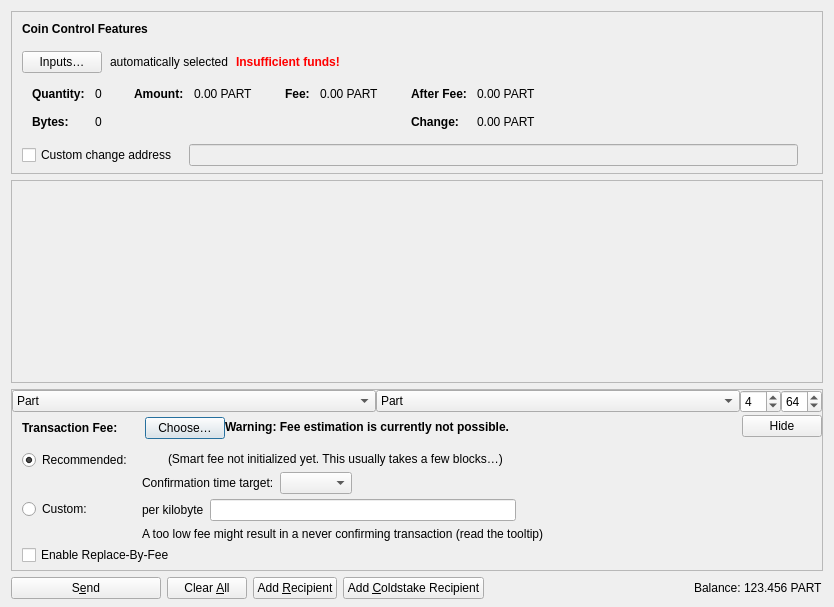
<?xml version="1.0" encoding="UTF-8"?>
<ui version="4.0">
 <class>SendCoinsDialog</class>
 <widget class="QDialog" name="SendCoinsDialog">
  <property name="geometry">
   <rect>
    <x>0</x>
    <y>0</y>
    <width>830</width>
    <height>607</height>
   </rect>
  </property>
  <property name="windowTitle">
   <string>Send Coins</string>
  </property>
  <layout class="QVBoxLayout" name="verticalLayout" stretch="0,1,0,0">
   <property name="bottomMargin">
    <number>8</number>
   </property>
   <item>
    <widget class="QFrame" name="frameCoinControl">
     <property name="sizePolicy">
      <sizepolicy hsizetype="Expanding" vsizetype="Expanding">
       <horstretch>0</horstretch>
       <verstretch>0</verstretch>
      </sizepolicy>
     </property>
     <property name="maximumSize">
      <size>
       <width>16777215</width>
       <height>16777215</height>
      </size>
     </property>
     <property name="frameShape">
      <enum>QFrame::StyledPanel</enum>
     </property>
     <property name="frameShadow">
      <enum>QFrame::Sunken</enum>
     </property>
     <layout class="QVBoxLayout" name="verticalLayoutCoinControl2">
      <property name="spacing">
       <number>0</number>
      </property>
      <property name="leftMargin">
       <number>0</number>
      </property>
      <property name="topMargin">
       <number>0</number>
      </property>
      <property name="rightMargin">
       <number>0</number>
      </property>
      <property name="bottomMargin">
       <number>6</number>
      </property>
      <item>
       <layout class="QVBoxLayout" name="verticalLayoutCoinControl" stretch="0,0,0,0,1">
        <property name="spacing">
         <number>0</number>
        </property>
        <property name="leftMargin">
         <number>10</number>
        </property>
        <property name="topMargin">
         <number>10</number>
        </property>
        <item>
         <layout class="QHBoxLayout" name="horizontalLayoutCoinControl1">
          <property name="bottomMargin">
           <number>15</number>
          </property>
          <item>
           <widget class="QLabel" name="labelCoinControlFeatures">
            <property name="sizePolicy">
             <sizepolicy hsizetype="Preferred" vsizetype="Maximum">
              <horstretch>0</horstretch>
              <verstretch>0</verstretch>
             </sizepolicy>
            </property>
            <property name="font">
             <font>
              <weight>75</weight>
              <bold>true</bold>
             </font>
            </property>
            <property name="styleSheet">
             <string notr="true">font-weight:bold;</string>
            </property>
            <property name="text">
             <string>Coin Control Features</string>
            </property>
           </widget>
          </item>
         </layout>
        </item>
        <item>
         <layout class="QHBoxLayout" name="horizontalLayoutCoinControl2" stretch="0,0,0,0">
          <property name="spacing">
           <number>8</number>
          </property>
          <property name="bottomMargin">
           <number>10</number>
          </property>
          <item>
           <widget class="QPushButton" name="pushButtonCoinControl">
            <property name="styleSheet">
             <string notr="true"/>
            </property>
            <property name="text">
             <string>Inputs…</string>
            </property>
            <property name="autoDefault">
             <bool>false</bool>
            </property>
           </widget>
          </item>
          <item>
           <widget class="QLabel" name="labelCoinControlAutomaticallySelected">
            <property name="text">
             <string>automatically selected</string>
            </property>
            <property name="margin">
             <number>5</number>
            </property>
           </widget>
          </item>
          <item>
           <widget class="QLabel" name="labelCoinControlInsuffFunds">
            <property name="font">
             <font>
              <weight>75</weight>
              <bold>true</bold>
             </font>
            </property>
            <property name="styleSheet">
             <string notr="true">color:red;font-weight:bold;</string>
            </property>
            <property name="text">
             <string>Insufficient funds!</string>
            </property>
            <property name="margin">
             <number>5</number>
            </property>
           </widget>
          </item>
          <item>
           <spacer name="horizontalSpacerCoinControl">
            <property name="orientation">
             <enum>Qt::Horizontal</enum>
            </property>
            <property name="sizeHint" stdset="0">
             <size>
              <width>40</width>
              <height>1</height>
             </size>
            </property>
           </spacer>
          </item>
         </layout>
        </item>
        <item>
         <widget class="QWidget" name="widgetCoinControl" native="true">
          <property name="sizePolicy">
           <sizepolicy hsizetype="Preferred" vsizetype="Preferred">
            <horstretch>0</horstretch>
            <verstretch>0</verstretch>
           </sizepolicy>
          </property>
          <property name="minimumSize">
           <size>
            <width>0</width>
            <height>0</height>
           </size>
          </property>
          <property name="styleSheet">
           <string notr="true"/>
          </property>
          <layout class="QHBoxLayout" name="horizontalLayoutCoinControl5">
           <property name="leftMargin">
            <number>0</number>
           </property>
           <property name="topMargin">
            <number>0</number>
           </property>
           <property name="rightMargin">
            <number>0</number>
           </property>
           <property name="bottomMargin">
            <number>0</number>
           </property>
           <item>
            <layout class="QHBoxLayout" name="horizontalLayoutCoinControl3" stretch="0,0,0,1">
             <property name="spacing">
              <number>20</number>
             </property>
             <property name="topMargin">
              <number>0</number>
             </property>
             <property name="bottomMargin">
              <number>10</number>
             </property>
             <item>
              <layout class="QFormLayout" name="formLayoutCoinControl1">
               <property name="labelAlignment">
                <set>Qt::AlignLeft|Qt::AlignVCenter</set>
               </property>
               <property name="horizontalSpacing">
                <number>10</number>
               </property>
               <property name="verticalSpacing">
                <number>14</number>
               </property>
               <property name="leftMargin">
                <number>10</number>
               </property>
               <property name="topMargin">
                <number>4</number>
               </property>
               <property name="rightMargin">
                <number>6</number>
               </property>
               <item row="0" column="0">
                <widget class="QLabel" name="labelCoinControlQuantityText">
                 <property name="font">
                  <font>
                   <weight>75</weight>
                   <bold>true</bold>
                  </font>
                 </property>
                 <property name="text">
                  <string>Quantity:</string>
                 </property>
                 <property name="margin">
                  <number>0</number>
                 </property>
                </widget>
               </item>
               <item row="0" column="1">
                <widget class="QLabel" name="labelCoinControlQuantity">
                 <property name="cursor">
                  <cursorShape>IBeamCursor</cursorShape>
                 </property>
                 <property name="contextMenuPolicy">
                  <enum>Qt::ActionsContextMenu</enum>
                 </property>
                 <property name="text">
                  <string notr="true">0</string>
                 </property>
                 <property name="margin">
                  <number>0</number>
                 </property>
                 <property name="textInteractionFlags">
                  <set>Qt::LinksAccessibleByMouse|Qt::TextSelectableByKeyboard|Qt::TextSelectableByMouse</set>
                 </property>
                </widget>
               </item>
               <item row="1" column="0">
                <widget class="QLabel" name="labelCoinControlBytesText">
                 <property name="font">
                  <font>
                   <weight>75</weight>
                   <bold>true</bold>
                  </font>
                 </property>
                 <property name="text">
                  <string>Bytes:</string>
                 </property>
                </widget>
               </item>
               <item row="1" column="1">
                <widget class="QLabel" name="labelCoinControlBytes">
                 <property name="cursor">
                  <cursorShape>IBeamCursor</cursorShape>
                 </property>
                 <property name="contextMenuPolicy">
                  <enum>Qt::ActionsContextMenu</enum>
                 </property>
                 <property name="text">
                  <string notr="true">0</string>
                 </property>
                 <property name="textInteractionFlags">
                  <set>Qt::LinksAccessibleByMouse|Qt::TextSelectableByKeyboard|Qt::TextSelectableByMouse</set>
                 </property>
                </widget>
               </item>
              </layout>
             </item>
             <item>
              <layout class="QFormLayout" name="formLayoutCoinControl2">
               <property name="horizontalSpacing">
                <number>10</number>
               </property>
               <property name="verticalSpacing">
                <number>14</number>
               </property>
               <property name="leftMargin">
                <number>6</number>
               </property>
               <property name="topMargin">
                <number>4</number>
               </property>
               <property name="rightMargin">
                <number>6</number>
               </property>
               <item row="0" column="0">
                <widget class="QLabel" name="labelCoinControlAmountText">
                 <property name="font">
                  <font>
                   <weight>75</weight>
                   <bold>true</bold>
                  </font>
                 </property>
                 <property name="text">
                  <string>Amount:</string>
                 </property>
                 <property name="margin">
                  <number>0</number>
                 </property>
                </widget>
               </item>
               <item row="0" column="1">
                <widget class="QLabel" name="labelCoinControlAmount">
                 <property name="cursor">
                  <cursorShape>IBeamCursor</cursorShape>
                 </property>
                 <property name="contextMenuPolicy">
                  <enum>Qt::ActionsContextMenu</enum>
                 </property>
                 <property name="text">
                  <string notr="true">0.00 PART</string>
                 </property>
                 <property name="textInteractionFlags">
                  <set>Qt::LinksAccessibleByMouse|Qt::TextSelectableByKeyboard|Qt::TextSelectableByMouse</set>
                 </property>
                </widget>
               </item>
              </layout>
             </item>
             <item>
              <layout class="QFormLayout" name="formLayoutCoinControl3">
               <property name="horizontalSpacing">
                <number>10</number>
               </property>
               <property name="verticalSpacing">
                <number>14</number>
               </property>
               <property name="leftMargin">
                <number>6</number>
               </property>
               <property name="topMargin">
                <number>4</number>
               </property>
               <property name="rightMargin">
                <number>6</number>
               </property>
               <item row="0" column="0">
                <widget class="QLabel" name="labelCoinControlFeeText">
                 <property name="font">
                  <font>
                   <weight>75</weight>
                   <bold>true</bold>
                  </font>
                 </property>
                 <property name="text">
                  <string>Fee:</string>
                 </property>
                 <property name="margin">
                  <number>0</number>
                 </property>
                </widget>
               </item>
               <item row="0" column="1">
                <widget class="QLabel" name="labelCoinControlFee">
                 <property name="cursor">
                  <cursorShape>IBeamCursor</cursorShape>
                 </property>
                 <property name="contextMenuPolicy">
                  <enum>Qt::ActionsContextMenu</enum>
                 </property>
                 <property name="text">
                  <string notr="true">0.00 PART</string>
                 </property>
                 <property name="textInteractionFlags">
                  <set>Qt::LinksAccessibleByMouse|Qt::TextSelectableByKeyboard|Qt::TextSelectableByMouse</set>
                 </property>
                </widget>
               </item>
              </layout>
             </item>
             <item>
              <layout class="QFormLayout" name="formLayoutCoinControl4">
               <property name="labelAlignment">
                <set>Qt::AlignLeft|Qt::AlignVCenter</set>
               </property>
               <property name="horizontalSpacing">
                <number>10</number>
               </property>
               <property name="verticalSpacing">
                <number>14</number>
               </property>
               <property name="leftMargin">
                <number>6</number>
               </property>
               <property name="topMargin">
                <number>4</number>
               </property>
               <property name="rightMargin">
                <number>6</number>
               </property>
               <item row="0" column="0">
                <widget class="QLabel" name="labelCoinControlAfterFeeText">
                 <property name="font">
                  <font>
                   <weight>75</weight>
                   <bold>true</bold>
                  </font>
                 </property>
                 <property name="text">
                  <string>After Fee:</string>
                 </property>
                 <property name="margin">
                  <number>0</number>
                 </property>
                </widget>
               </item>
               <item row="0" column="1">
                <widget class="QLabel" name="labelCoinControlAfterFee">
                 <property name="cursor">
                  <cursorShape>IBeamCursor</cursorShape>
                 </property>
                 <property name="contextMenuPolicy">
                  <enum>Qt::ActionsContextMenu</enum>
                 </property>
                 <property name="text">
                  <string notr="true">0.00 PART</string>
                 </property>
                 <property name="textInteractionFlags">
                  <set>Qt::LinksAccessibleByMouse|Qt::TextSelectableByKeyboard|Qt::TextSelectableByMouse</set>
                 </property>
                </widget>
               </item>
               <item row="1" column="0">
                <widget class="QLabel" name="labelCoinControlChangeText">
                 <property name="font">
                  <font>
                   <weight>75</weight>
                   <bold>true</bold>
                  </font>
                 </property>
                 <property name="text">
                  <string>Change:</string>
                 </property>
                </widget>
               </item>
               <item row="1" column="1">
                <widget class="QLabel" name="labelCoinControlChange">
                 <property name="cursor">
                  <cursorShape>IBeamCursor</cursorShape>
                 </property>
                 <property name="contextMenuPolicy">
                  <enum>Qt::ActionsContextMenu</enum>
                 </property>
                 <property name="text">
                  <string notr="true">0.00 PART</string>
                 </property>
                 <property name="textInteractionFlags">
                  <set>Qt::LinksAccessibleByMouse|Qt::TextSelectableByKeyboard|Qt::TextSelectableByMouse</set>
                 </property>
                </widget>
               </item>
              </layout>
             </item>
            </layout>
           </item>
          </layout>
         </widget>
        </item>
        <item>
         <layout class="QHBoxLayout" name="horizontalLayoutCoinControl4" stretch="0,0,0">
          <property name="spacing">
           <number>12</number>
          </property>
          <property name="sizeConstraint">
           <enum>QLayout::SetDefaultConstraint</enum>
          </property>
          <property name="topMargin">
           <number>5</number>
          </property>
          <property name="rightMargin">
           <number>5</number>
          </property>
          <item>
           <widget class="QCheckBox" name="checkBoxCoinControlChange">
            <property name="toolTip">
             <string>If this is activated, but the change address is empty or invalid, change will be sent to a newly generated address.</string>
            </property>
            <property name="text">
             <string>Custom change address</string>
            </property>
           </widget>
          </item>
          <item>
           <widget class="QValidatedLineEdit" name="lineEditCoinControlChange">
            <property name="enabled">
             <bool>false</bool>
            </property>
            <property name="sizePolicy">
             <sizepolicy hsizetype="Expanding" vsizetype="Fixed">
              <horstretch>0</horstretch>
              <verstretch>0</verstretch>
             </sizepolicy>
            </property>
           </widget>
          </item>
          <item>
           <widget class="QLabel" name="labelCoinControlChangeLabel">
            <property name="sizePolicy">
             <sizepolicy hsizetype="Preferred" vsizetype="Expanding">
              <horstretch>0</horstretch>
              <verstretch>0</verstretch>
             </sizepolicy>
            </property>
            <property name="minimumSize">
             <size>
              <width>0</width>
              <height>0</height>
             </size>
            </property>
            <property name="text">
             <string/>
            </property>
            <property name="margin">
             <number>3</number>
            </property>
           </widget>
          </item>
         </layout>
        </item>
        <item>
         <spacer name="verticalSpacerCoinControl">
          <property name="orientation">
           <enum>Qt::Vertical</enum>
          </property>
          <property name="sizeHint" stdset="0">
           <size>
            <width>800</width>
            <height>1</height>
           </size>
          </property>
         </spacer>
        </item>
       </layout>
      </item>
     </layout>
    </widget>
   </item>
   <item>
    <widget class="QScrollArea" name="scrollArea">
     <property name="widgetResizable">
      <bool>true</bool>
     </property>
     <widget class="QWidget" name="scrollAreaWidgetContents">
      <property name="geometry">
       <rect>
        <x>0</x>
        <y>0</y>
        <width>812</width>
        <height>129</height>
       </rect>
      </property>
      <layout class="QVBoxLayout" name="verticalLayout_2" stretch="0,1">
       <property name="leftMargin">
        <number>0</number>
       </property>
       <property name="topMargin">
        <number>0</number>
       </property>
       <property name="rightMargin">
        <number>0</number>
       </property>
       <property name="bottomMargin">
        <number>0</number>
       </property>
       <item>
        <layout class="QVBoxLayout" name="entries">
         <property name="spacing">
          <number>6</number>
         </property>
        </layout>
       </item>
       <item>
        <spacer name="verticalSpacer">
         <property name="orientation">
          <enum>Qt::Vertical</enum>
         </property>
         <property name="sizeHint" stdset="0">
          <size>
           <width>20</width>
           <height>40</height>
          </size>
         </property>
        </spacer>
       </item>
      </layout>
     </widget>
    </widget>
   </item>
   <item>
    <widget class="QFrame" name="frameFee">
     <property name="sizePolicy">
      <sizepolicy hsizetype="Expanding" vsizetype="Expanding">
       <horstretch>0</horstretch>
       <verstretch>0</verstretch>
      </sizepolicy>
     </property>
     <property name="maximumSize">
      <size>
       <width>16777215</width>
       <height>16777215</height>
      </size>
     </property>
     <property name="frameShape">
      <enum>QFrame::StyledPanel</enum>
     </property>
     <property name="frameShadow">
      <enum>QFrame::Sunken</enum>
     </property>
     <layout class="QVBoxLayout" name="verticalLayoutFee1">
      <property name="spacing">
       <number>0</number>
      </property>
      <property name="leftMargin">
       <number>0</number>
      </property>
      <property name="topMargin">
       <number>0</number>
      </property>
      <property name="rightMargin">
       <number>0</number>
      </property>
      <property name="bottomMargin">
       <number>0</number>
      </property>
      <item>
       <layout class="QHBoxLayout" name="horizontalLayout_3">
        <item>
         <widget class="QComboBox" name="cbxTypeFrom">
          <property name="toolTip">
           <string>Balance type to send from.</string>
          </property>
          <item>
           <property name="text">
            <string>Part</string>
           </property>
          </item>
          <item>
           <property name="text">
            <string>Blind</string>
           </property>
          </item>
          <item>
           <property name="text">
            <string>Anon</string>
           </property>
          </item>
         </widget>
        </item>
        <item>
         <widget class="QComboBox" name="cbxTypeTo">
          <property name="toolTip">
           <string>Balance type to send to.</string>
          </property>
          <item>
           <property name="text">
            <string>Part</string>
           </property>
          </item>
          <item>
           <property name="text">
            <string>Blind</string>
           </property>
          </item>
          <item>
           <property name="text">
            <string>Anon</string>
           </property>
          </item>
         </widget>
        </item>
        <item>
         <widget class="QSpinBox" name="spinRingSize">
          <property name="sizePolicy">
           <sizepolicy hsizetype="Fixed" vsizetype="Fixed">
            <horstretch>0</horstretch>
            <verstretch>0</verstretch>
           </sizepolicy>
          </property>
          <property name="minimum">
           <number>3</number>
          </property>
          <property name="maximum">
           <number>32</number>
          </property>
          <property name="value">
           <number>4</number>
          </property>
          <property name="toolTip">
           <string>Ring size for RCT txns.</string>
          </property>
         </widget>
        </item>
        <item>
         <widget class="QSpinBox" name="spinMaxInputs">
          <property name="sizePolicy">
           <sizepolicy hsizetype="Fixed" vsizetype="Fixed">
            <horstretch>0</horstretch>
            <verstretch>0</verstretch>
           </sizepolicy>
          </property>
          <property name="minimum">
           <number>1</number>
          </property>
          <property name="value">
           <number>64</number>
          </property>
          <property name="toolTip">
           <string>Inputs per RCT proof.</string>
          </property>
         </widget>
        </item>
       </layout>
      </item>
      <item>
       <layout class="QVBoxLayout" name="verticalLayoutFee2" stretch="0,0,0">
        <property name="spacing">
         <number>0</number>
        </property>
        <property name="leftMargin">
         <number>10</number>
        </property>
        <property name="topMargin">
         <number>0</number>
        </property>
        <item>
         <layout class="QHBoxLayout" name="horizontalLayoutFee1">
          <property name="bottomMargin">
           <number>0</number>
          </property>
          <item>
           <layout class="QVBoxLayout" name="verticalLayoutFee7">
            <property name="spacing">
             <number>0</number>
            </property>
            <item>
             <spacer name="verticalSpacerSmartFee">
              <property name="orientation">
               <enum>Qt::Vertical</enum>
              </property>
              <property name="sizeType">
               <enum>QSizePolicy::Fixed</enum>
              </property>
              <property name="sizeHint" stdset="0">
               <size>
                <width>1</width>
                <height>4</height>
               </size>
              </property>
             </spacer>
            </item>
            <item>
             <layout class="QHBoxLayout" name="horizontalLayoutSmartFee">
              <property name="spacing">
               <number>10</number>
              </property>
              <item>
               <widget class="QLabel" name="labelFeeHeadline">
                <property name="sizePolicy">
                 <sizepolicy hsizetype="Preferred" vsizetype="Maximum">
                  <horstretch>0</horstretch>
                  <verstretch>0</verstretch>
                 </sizepolicy>
                </property>
                <property name="font">
                 <font>
                  <weight>75</weight>
                  <bold>true</bold>
                 </font>
                </property>
                <property name="styleSheet">
                 <string notr="true">font-weight:bold;</string>
                </property>
                <property name="text">
                 <string>Transaction Fee:</string>
                </property>
               </widget>
              </item>
              <item>
               <widget class="QLabel" name="labelFeeMinimized">
                <property name="text">
                 <string/>
                </property>
               </widget>
              </item>
              <item>
               <widget class="QPushButton" name="buttonChooseFee">
                <property name="text">
                 <string>Choose…</string>
                </property>
               </widget>
              </item>
             </layout>
            </item>
            <item>
             <spacer name="verticalSpacer_5">
              <property name="orientation">
               <enum>Qt::Vertical</enum>
              </property>
              <property name="sizeHint" stdset="0">
               <size>
                <width>1</width>
                <height>1</height>
               </size>
              </property>
             </spacer>
            </item>
           </layout>
          </item>
          <item>
           <widget class="QLabel" name="fallbackFeeWarningLabel">
            <property name="toolTip">
             <string>Using the fallbackfee can result in sending a transaction that will take several hours or days (or never) to confirm. Consider choosing your fee manually or wait until you have validated the complete chain.</string>
            </property>
            <property name="font">
            <font>
                <weight>75</weight>
                <bold>true</bold>
            </font>
            </property>
            <property name="text">
             <string>Warning: Fee estimation is currently not possible.</string>
            </property>
            <property name="wordWrap">
             <bool>false</bool>
            </property>
           </widget>
          </item>
          <item>
           <spacer name="horizontalSpacer_4">
            <property name="orientation">
             <enum>Qt::Horizontal</enum>
            </property>
            <property name="sizeType">
             <enum>QSizePolicy::MinimumExpanding</enum>
            </property>
            <property name="sizeHint" stdset="0">
             <size>
              <width>40</width>
              <height>20</height>
             </size>
            </property>
           </spacer>
          </item>
          <item>
           <widget class="QPushButton" name="buttonMinimizeFee">
            <property name="toolTip">
             <string>Hide transaction fee settings</string>
            </property>
            <property name="text">
             <string>Hide</string>
            </property>
           </widget>
          </item>
         </layout>
        </item>
        <item>
         <widget class="QFrame" name="frameFeeSelection">
          <layout class="QVBoxLayout" name="verticalLayoutFee12">
           <property name="spacing">
            <number>0</number>
           </property>
           <property name="leftMargin">
            <number>0</number>
           </property>
           <property name="topMargin">
            <number>0</number>
           </property>
           <property name="rightMargin">
            <number>0</number>
           </property>
           <property name="bottomMargin">
            <number>0</number>
           </property>
           <item>
            <layout class="QGridLayout" name="gridLayoutFee">
             <property name="topMargin">
              <number>10</number>
             </property>
             <property name="bottomMargin">
              <number>4</number>
             </property>
             <property name="horizontalSpacing">
              <number>10</number>
             </property>
             <property name="verticalSpacing">
              <number>4</number>
             </property>
             <item row="1" column="1">
              <layout class="QVBoxLayout" name="verticalLayoutFee8">
               <property name="spacing">
                <number>6</number>
               </property>
               <item>
                <layout class="QHBoxLayout" name="horizontalLayoutFee13">
                 <item>
                  <widget class="QLabel" name="labelCustomPerKilobyte">
                   <property name="toolTip">
                    <string>Specify a custom fee per kB (1,000 bytes) of the transaction's virtual size.

Note:  Since the fee is calculated on a per-byte basis, a fee rate of "100 satoshis per kvB" for a transaction size of 500 virtual bytes (half of 1 kvB) would ultimately yield a fee of only 50 satoshis.</string>
                   </property>
                   <property name="text">
                    <string>per kilobyte</string>
                   </property>
                  </widget>
                 </item>
                 <item>
                  <widget class="BitcoinAmountField" name="customFee"/>
                 </item>
                 <item>
                  <spacer name="horizontalSpacer_6">
                   <property name="orientation">
                    <enum>Qt::Horizontal</enum>
                   </property>
                   <property name="sizeHint" stdset="0">
                    <size>
                     <width>1</width>
                     <height>1</height>
                    </size>
                   </property>
                  </spacer>
                 </item>
                </layout>
               </item>
               <item>
                <layout class="QHBoxLayout" name="horizontalLayoutFee8">
                 <item>
                  <widget class="QLabel" name="labelCustomFeeWarning">
                   <property name="enabled">
                    <bool>true</bool>
                   </property>
                   <property name="toolTip">
                    <string>When there is less transaction volume than space in the blocks, miners as well as relaying nodes may enforce a minimum fee. Paying only this minimum fee is just fine, but be aware that this can result in a never confirming transaction once there is more demand for particl transactions than the network can process.</string>
                   </property>
                   <property name="text">
                    <string>A too low fee might result in a never confirming transaction (read the tooltip)</string>
                   </property>
                  </widget>
                 </item>
                 <item>
                  <spacer name="horizontalSpacer_2">
                   <property name="orientation">
                    <enum>Qt::Horizontal</enum>
                   </property>
                   <property name="sizeHint" stdset="0">
                    <size>
                     <width>1</width>
                     <height>1</height>
                    </size>
                   </property>
                  </spacer>
                 </item>
                </layout>
               </item>
              </layout>
             </item>
             <item row="0" column="0">
              <layout class="QVBoxLayout" name="verticalLayoutFee4" stretch="0,1">
               <item>
                <widget class="QRadioButton" name="radioSmartFee">
                 <property name="text">
                  <string>Recommended:</string>
                 </property>
                 <property name="checked">
                  <bool>true</bool>
                 </property>
                 <attribute name="buttonGroup">
                  <string notr="true">groupFee</string>
                 </attribute>
                </widget>
               </item>
               <item>
                <spacer name="verticalSpacer_2">
                 <property name="orientation">
                  <enum>Qt::Vertical</enum>
                 </property>
                 <property name="sizeHint" stdset="0">
                  <size>
                   <width>1</width>
                   <height>1</height>
                  </size>
                 </property>
                </spacer>
               </item>
              </layout>
             </item>
             <item row="1" column="0">
              <layout class="QVBoxLayout" name="verticalLayoutFee9" stretch="0,1">
               <item>
                <widget class="QRadioButton" name="radioCustomFee">
                 <property name="text">
                  <string>Custom:</string>
                 </property>
                 <attribute name="buttonGroup">
                  <string notr="true">groupFee</string>
                 </attribute>
                </widget>
               </item>
               <item>
                <spacer name="verticalSpacer_6">
                 <property name="orientation">
                  <enum>Qt::Vertical</enum>
                 </property>
                 <property name="sizeHint" stdset="0">
                  <size>
                   <width>1</width>
                   <height>1</height>
                  </size>
                 </property>
                </spacer>
               </item>
              </layout>
             </item>
             <item row="0" column="1">
              <layout class="QVBoxLayout" name="verticalLayoutFee3" stretch="0,0,1">
               <property name="spacing">
                <number>6</number>
               </property>
               <property name="topMargin">
                <number>2</number>
               </property>
               <item>
                <layout class="QHBoxLayout" name="horizontalLayoutFee12">
                 <item>
                  <widget class="QLabel" name="labelSmartFee">
                   <property name="text">
                    <string/>
                   </property>
                  </widget>
                 </item>
                 <item>
                  <widget class="QLabel" name="labelFeeEstimation">
                   <property name="text">
                    <string/>
                   </property>
                  </widget>
                 </item>
                 <item>
                  <widget class="QLabel" name="labelSmartFee2">
                   <property name="text">
                    <string>(Smart fee not initialized yet. This usually takes a few blocks…)</string>
                   </property>
                  </widget>
                 </item>
                 <item>
                  <spacer name="horizontalSpacer_5">
                   <property name="orientation">
                    <enum>Qt::Horizontal</enum>
                   </property>
                   <property name="sizeHint" stdset="0">
                    <size>
                     <width>1</width>
                     <height>1</height>
                    </size>
                   </property>
                  </spacer>
                 </item>
                </layout>
               </item>
               <item>
                <layout class="QHBoxLayout" name="horizontalLayoutFee9">
                 <item>
                  <layout class="QVBoxLayout" name="verticalLayoutFee6">
                   <item>
                    <widget class="QLabel" name="labelSmartFee3">
                     <property name="text">
                      <string>Confirmation time target:</string>
                     </property>
                    </widget>
                   </item>
                  </layout>
                 </item>
                 <item>
                  <layout class="QVBoxLayout" name="verticalLayoutFee5">
                   <property name="rightMargin">
                    <number>30</number>
                   </property>
                   <item>
                    <layout class="QHBoxLayout" name="horizontalLayoutConfTarget">
                     <property name="bottomMargin">
                      <number>0</number>
                     </property>
                     <item>
                      <widget class="QComboBox" name="confTargetSelector"/>
                     </item>
                     <item>
                      <spacer name="horizontalSpacerConfTarget">
                       <property name="orientation">
                        <enum>Qt::Horizontal</enum>
                       </property>
                       <property name="sizeHint" stdset="0">
                        <size>
                         <width>40</width>
                         <height>20</height>
                        </size>
                       </property>
                      </spacer>
                     </item>
                    </layout>
                   </item>
                  </layout>
                 </item>
                </layout>
               </item>
               <item>
                <spacer name="verticalSpacer_4">
                 <property name="orientation">
                  <enum>Qt::Vertical</enum>
                 </property>
                 <property name="sizeHint" stdset="0">
                  <size>
                   <width>1</width>
                   <height>1</height>
                  </size>
                 </property>
                </spacer>
               </item>
              </layout>
             </item>
            </layout>
           </item>
           <item>
            <widget class="QCheckBox" name="optInRBF">
             <property name="text">
              <string>Enable Replace-By-Fee</string>
             </property>
             <property name="toolTip">
              <string>With Replace-By-Fee (BIP-125) you can increase a transaction's fee after it is sent. Without this, a higher fee may be recommended to compensate for increased transaction delay risk.</string>
             </property>
            </widget>
           </item>
          </layout>
         </widget>
        </item>
        <item>
         <spacer name="verticalSpacerFee">
          <property name="orientation">
           <enum>Qt::Vertical</enum>
          </property>
          <property name="sizeHint" stdset="0">
           <size>
            <width>40</width>
            <height>5</height>
           </size>
          </property>
         </spacer>
        </item>
       </layout>
      </item>
     </layout>
    </widget>
   </item>
   <item>
    <layout class="QHBoxLayout" name="horizontalLayout">
     <item>
      <widget class="QPushButton" name="sendButton">
       <property name="minimumSize">
        <size>
         <width>150</width>
         <height>0</height>
        </size>
       </property>
       <property name="toolTip">
        <string>Confirm the send action</string>
       </property>
       <property name="text">
        <string>S&amp;end</string>
       </property>
       <property name="icon">
        <iconset resource="../bitcoin.qrc">
         <normaloff>:/icons/send</normaloff>:/icons/send</iconset>
       </property>
       <property name="autoDefault">
        <bool>false</bool>
       </property>
       <property name="default">
        <bool>false</bool>
       </property>
      </widget>
     </item>
     <item>
      <widget class="QPushButton" name="clearButton">
       <property name="sizePolicy">
        <sizepolicy hsizetype="Minimum" vsizetype="Fixed">
         <horstretch>0</horstretch>
         <verstretch>0</verstretch>
        </sizepolicy>
       </property>
       <property name="toolTip">
        <string>Clear all fields of the form.</string>
       </property>
       <property name="text">
        <string>Clear &amp;All</string>
       </property>
       <property name="icon">
        <iconset resource="../bitcoin.qrc">
         <normaloff>:/icons/remove</normaloff>:/icons/remove</iconset>
       </property>
       <property name="autoDefault">
        <bool>false</bool>
       </property>
      </widget>
     </item>
     <item>
      <widget class="QPushButton" name="addButton">
       <property name="toolTip">
        <string>Send to multiple recipients at once</string>
       </property>
       <property name="text">
        <string>Add &amp;Recipient</string>
       </property>
       <property name="icon">
        <iconset resource="../bitcoin.qrc">
         <normaloff>:/icons/add</normaloff>:/icons/add</iconset>
       </property>
       <property name="autoDefault">
        <bool>false</bool>
       </property>
      </widget>
     </item>
     <item>
      <widget class="QPushButton" name="addButtonCS">
       <property name="toolTip">
        <string>Send to a coldstake script</string>
       </property>
       <property name="text">
        <string>Add &amp;Coldstake Recipient</string>
       </property>
       <property name="icon">
        <iconset resource="../bitcoin.qrc">
         <normaloff>:/icons/add</normaloff>:/icons/add</iconset>
       </property>
       <property name="autoDefault">
        <bool>false</bool>
       </property>
      </widget>
     </item>
     <item>
      <spacer name="horizontalSpacer">
       <property name="orientation">
        <enum>Qt::Horizontal</enum>
       </property>
       <property name="sizeHint" stdset="0">
        <size>
         <width>40</width>
         <height>20</height>
        </size>
       </property>
      </spacer>
     </item>
     <item>
      <layout class="QHBoxLayout" name="horizontalLayout_2">
       <property name="spacing">
        <number>3</number>
       </property>
       <item>
        <widget class="QLabel" name="labelBalanceName">
         <property name="sizePolicy">
          <sizepolicy hsizetype="Preferred" vsizetype="Fixed">
           <horstretch>0</horstretch>
           <verstretch>0</verstretch>
          </sizepolicy>
         </property>
         <property name="text">
          <string>Balance:</string>
         </property>
        </widget>
       </item>
       <item>
        <widget class="QLabel" name="labelBalance">
         <property name="sizePolicy">
          <sizepolicy hsizetype="Preferred" vsizetype="Fixed">
           <horstretch>0</horstretch>
           <verstretch>0</verstretch>
          </sizepolicy>
         </property>
         <property name="cursor">
          <cursorShape>IBeamCursor</cursorShape>
         </property>
         <property name="text">
          <string notr="true">123.456 PART</string>
         </property>
         <property name="textInteractionFlags">
          <set>Qt::LinksAccessibleByMouse|Qt::TextSelectableByKeyboard|Qt::TextSelectableByMouse</set>
         </property>
        </widget>
       </item>
      </layout>
     </item>
    </layout>
   </item>
  </layout>
 </widget>
 <customwidgets>
  <customwidget>
   <class>QValidatedLineEdit</class>
   <extends>QLineEdit</extends>
   <header>qt/qvalidatedlineedit.h</header>
  </customwidget>
  <customwidget>
   <class>BitcoinAmountField</class>
   <extends>QLineEdit</extends>
   <header>qt/bitcoinamountfield.h</header>
   <container>1</container>
  </customwidget>
 </customwidgets>
 <resources>
  <include location="../bitcoin.qrc"/>
 </resources>
 <connections/>
 <buttongroups>
  <buttongroup name="groupFee"/>
 </buttongroups>
</ui>
